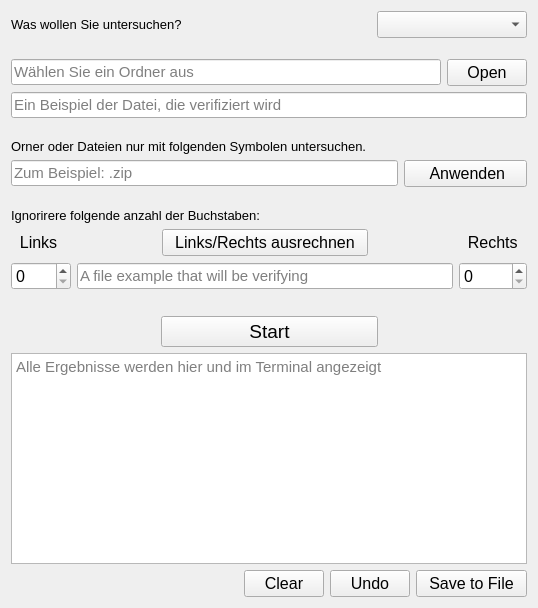
<?xml version="1.0" encoding="UTF-8"?>
<ui version="4.0">
 <class>start_window</class>
 <widget class="QWidget" name="start_window">
  <property name="geometry">
   <rect>
    <x>0</x>
    <y>0</y>
    <width>538</width>
    <height>608</height>
   </rect>
  </property>
  <property name="font">
   <font>
    <pointsize>8</pointsize>
   </font>
  </property>
  <property name="windowTitle">
   <string>Check int number</string>
  </property>
  <property name="styleSheet">
   <string notr="true">
</string>
  </property>
  <layout class="QVBoxLayout" name="verticalLayout">
   <item>
    <layout class="QHBoxLayout" name="horizontalLayout">
     <item>
      <widget class="QLabel" name="text_for_Box_choice">
       <property name="font">
        <font>
         <pointsize>10</pointsize>
        </font>
       </property>
       <property name="styleSheet">
        <string notr="true">
</string>
       </property>
       <property name="text">
        <string>Was wollen Sie untersuchen?</string>
       </property>
      </widget>
     </item>
     <item>
      <spacer name="horizontalSpacer">
       <property name="orientation">
        <enum>Qt::Horizontal</enum>
       </property>
       <property name="sizeHint" stdset="0">
        <size>
         <width>40</width>
         <height>20</height>
        </size>
       </property>
      </spacer>
     </item>
     <item>
      <widget class="QComboBox" name="Box_choice">
       <property name="sizePolicy">
        <sizepolicy hsizetype="MinimumExpanding" vsizetype="Fixed">
         <horstretch>0</horstretch>
         <verstretch>0</verstretch>
        </sizepolicy>
       </property>
       <property name="maximumSize">
        <size>
         <width>150</width>
         <height>150</height>
        </size>
       </property>
       <property name="font">
        <font>
         <pointsize>12</pointsize>
        </font>
       </property>
       <property name="styleSheet">
        <string notr="true">


</string>
       </property>
      </widget>
     </item>
    </layout>
   </item>
   <item>
    <spacer name="verticalSpacer_4">
     <property name="orientation">
      <enum>Qt::Vertical</enum>
     </property>
     <property name="sizeType">
      <enum>QSizePolicy::Fixed</enum>
     </property>
     <property name="sizeHint" stdset="0">
      <size>
       <width>20</width>
       <height>15</height>
      </size>
     </property>
    </spacer>
   </item>
   <item>
    <layout class="QHBoxLayout" name="horizontalLayout_2">
     <item>
      <widget class="QLineEdit" name="line_directory">
       <property name="font">
        <font>
         <pointsize>11</pointsize>
        </font>
       </property>
       <property name="styleSheet">
        <string notr="true"/>
       </property>
       <property name="placeholderText">
        <string>Wählen Sie ein Ordner aus</string>
       </property>
      </widget>
     </item>
     <item>
      <widget class="QPushButton" name="Button_directory">
       <property name="font">
        <font>
         <pointsize>12</pointsize>
        </font>
       </property>
       <property name="styleSheet">
        <string notr="true"/>
       </property>
       <property name="text">
        <string>   Open   </string>
       </property>
      </widget>
     </item>
    </layout>
   </item>
   <item>
    <widget class="QLineEdit" name="line_verify">
     <property name="font">
      <font>
       <pointsize>11</pointsize>
      </font>
     </property>
     <property name="styleSheet">
      <string notr="true"/>
     </property>
     <property name="placeholderText">
      <string>Ein Beispiel der Datei, die verifiziert wird</string>
     </property>
    </widget>
   </item>
   <item>
    <spacer name="verticalSpacer_3">
     <property name="orientation">
      <enum>Qt::Vertical</enum>
     </property>
     <property name="sizeType">
      <enum>QSizePolicy::Fixed</enum>
     </property>
     <property name="sizeHint" stdset="0">
      <size>
       <width>20</width>
       <height>15</height>
      </size>
     </property>
    </spacer>
   </item>
   <item>
    <widget class="QLabel" name="text_for_line_symbol">
     <property name="font">
      <font>
       <pointsize>10</pointsize>
      </font>
     </property>
     <property name="styleSheet">
      <string notr="true"/>
     </property>
     <property name="text">
      <string>Orner oder Dateien nur mit folgenden Symbolen untersuchen.</string>
     </property>
    </widget>
   </item>
   <item>
    <layout class="QHBoxLayout" name="horizontalLayout_3">
     <item>
      <widget class="QLineEdit" name="line_symbol">
       <property name="font">
        <font>
         <pointsize>11</pointsize>
        </font>
       </property>
       <property name="styleSheet">
        <string notr="true"/>
       </property>
       <property name="placeholderText">
        <string>Zum Beispiel: .zip</string>
       </property>
      </widget>
     </item>
     <item>
      <widget class="QPushButton" name="Button_symbol">
       <property name="font">
        <font>
         <pointsize>12</pointsize>
        </font>
       </property>
       <property name="styleSheet">
        <string notr="true"/>
       </property>
       <property name="text">
        <string>     Anwenden    </string>
       </property>
      </widget>
     </item>
    </layout>
   </item>
   <item>
    <spacer name="verticalSpacer_2">
     <property name="orientation">
      <enum>Qt::Vertical</enum>
     </property>
     <property name="sizeType">
      <enum>QSizePolicy::Fixed</enum>
     </property>
     <property name="sizeHint" stdset="0">
      <size>
       <width>20</width>
       <height>15</height>
      </size>
     </property>
    </spacer>
   </item>
   <item>
    <widget class="QLabel" name="text_line_example">
     <property name="font">
      <font>
       <pointsize>10</pointsize>
      </font>
     </property>
     <property name="layoutDirection">
      <enum>Qt::LeftToRight</enum>
     </property>
     <property name="styleSheet">
      <string notr="true"/>
     </property>
     <property name="text">
      <string>Ignorirere folgende anzahl der Buchstaben:</string>
     </property>
    </widget>
   </item>
   <item>
    <layout class="QGridLayout" name="gridLayout">
     <item row="1" column="2" colspan="3">
      <widget class="QLineEdit" name="line_example">
       <property name="font">
        <font>
         <pointsize>11</pointsize>
        </font>
       </property>
       <property name="styleSheet">
        <string notr="true"/>
       </property>
       <property name="placeholderText">
        <string>A file example that will be verifying</string>
       </property>
      </widget>
     </item>
     <item row="0" column="3">
      <widget class="QPushButton" name="Button_cut">
       <property name="font">
        <font>
         <pointsize>12</pointsize>
        </font>
       </property>
       <property name="styleSheet">
        <string notr="true"/>
       </property>
       <property name="text">
        <string>  Links/Rechts ausrechnen  </string>
       </property>
      </widget>
     </item>
     <item row="0" column="4">
      <spacer name="horizontalSpacer_2">
       <property name="orientation">
        <enum>Qt::Horizontal</enum>
       </property>
       <property name="sizeHint" stdset="0">
        <size>
         <width>40</width>
         <height>20</height>
        </size>
       </property>
      </spacer>
     </item>
     <item row="0" column="0" colspan="2">
      <widget class="QLabel" name="label_links">
       <property name="font">
        <font>
         <pointsize>12</pointsize>
        </font>
       </property>
       <property name="styleSheet">
        <string notr="true"/>
       </property>
       <property name="text">
        <string>  Links   </string>
       </property>
      </widget>
     </item>
     <item row="0" column="5">
      <widget class="QLabel" name="label_rechts">
       <property name="enabled">
        <bool>true</bool>
       </property>
       <property name="font">
        <font>
         <pointsize>12</pointsize>
        </font>
       </property>
       <property name="styleSheet">
        <string notr="true"/>
       </property>
       <property name="text">
        <string>  Rechts  </string>
       </property>
      </widget>
     </item>
     <item row="0" column="2">
      <spacer name="horizontalSpacer_3">
       <property name="orientation">
        <enum>Qt::Horizontal</enum>
       </property>
       <property name="sizeHint" stdset="0">
        <size>
         <width>40</width>
         <height>20</height>
        </size>
       </property>
      </spacer>
     </item>
     <item row="1" column="0" colspan="2">
      <widget class="QSpinBox" name="links_int">
       <property name="font">
        <font>
         <pointsize>12</pointsize>
        </font>
       </property>
       <property name="styleSheet">
        <string notr="true"/>
       </property>
      </widget>
     </item>
     <item row="1" column="5">
      <widget class="QSpinBox" name="rechts_int">
       <property name="font">
        <font>
         <pointsize>12</pointsize>
        </font>
       </property>
       <property name="styleSheet">
        <string notr="true"/>
       </property>
      </widget>
     </item>
    </layout>
   </item>
   <item>
    <spacer name="verticalSpacer">
     <property name="orientation">
      <enum>Qt::Vertical</enum>
     </property>
     <property name="sizeType">
      <enum>QSizePolicy::Fixed</enum>
     </property>
     <property name="sizeHint" stdset="0">
      <size>
       <width>20</width>
       <height>20</height>
      </size>
     </property>
    </spacer>
   </item>
   <item>
    <layout class="QHBoxLayout" name="horizontalLayout_5">
     <item>
      <spacer name="horizontalSpacer_5">
       <property name="orientation">
        <enum>Qt::Horizontal</enum>
       </property>
       <property name="sizeHint" stdset="0">
        <size>
         <width>40</width>
         <height>20</height>
        </size>
       </property>
      </spacer>
     </item>
     <item>
      <widget class="QPushButton" name="Button_start">
       <property name="font">
        <font>
         <pointsize>14</pointsize>
        </font>
       </property>
       <property name="styleSheet">
        <string notr="true"/>
       </property>
       <property name="text">
        <string>                Start                </string>
       </property>
      </widget>
     </item>
     <item>
      <spacer name="horizontalSpacer_6">
       <property name="orientation">
        <enum>Qt::Horizontal</enum>
       </property>
       <property name="sizeHint" stdset="0">
        <size>
         <width>40</width>
         <height>20</height>
        </size>
       </property>
      </spacer>
     </item>
    </layout>
   </item>
   <item>
    <widget class="QTextEdit" name="text_results">
     <property name="font">
      <font>
       <pointsize>11</pointsize>
      </font>
     </property>
     <property name="styleSheet">
      <string notr="true"/>
     </property>
     <property name="documentTitle">
      <string/>
     </property>
     <property name="placeholderText">
      <string>Alle Ergebnisse werden hier und im Terminal angezeigt</string>
     </property>
    </widget>
   </item>
   <item>
    <layout class="QHBoxLayout" name="horizontalLayout_4">
     <item>
      <spacer name="horizontalSpacer_4">
       <property name="orientation">
        <enum>Qt::Horizontal</enum>
       </property>
       <property name="sizeHint" stdset="0">
        <size>
         <width>40</width>
         <height>20</height>
        </size>
       </property>
      </spacer>
     </item>
     <item>
      <widget class="QPushButton" name="Button_clear">
       <property name="font">
        <font>
         <pointsize>12</pointsize>
        </font>
       </property>
       <property name="styleSheet">
        <string notr="true"/>
       </property>
       <property name="text">
        <string>  Clear  </string>
       </property>
      </widget>
     </item>
     <item>
      <widget class="QPushButton" name="Button_undo">
       <property name="font">
        <font>
         <pointsize>12</pointsize>
        </font>
       </property>
       <property name="styleSheet">
        <string notr="true"/>
       </property>
       <property name="text">
        <string>  Undo  </string>
       </property>
      </widget>
     </item>
     <item>
      <widget class="QPushButton" name="Button_save_to_file">
       <property name="font">
        <font>
         <pointsize>12</pointsize>
        </font>
       </property>
       <property name="styleSheet">
        <string notr="true"/>
       </property>
       <property name="text">
        <string>  Save to File  </string>
       </property>
      </widget>
     </item>
    </layout>
   </item>
  </layout>
 </widget>
 <resources/>
 <connections/>
</ui>
